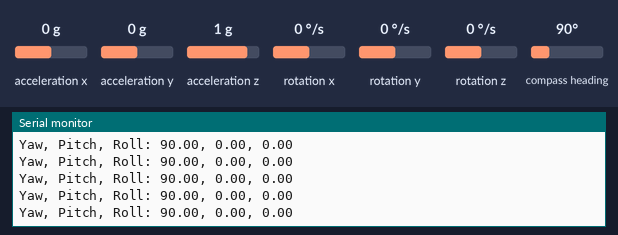
A sketch run on a simulated Arduino Uno, built with avr-gcc and run on an emulated ATmega328P. Parts: the last lines printed to the serial monitor. The test bench sets the inputs (shaded band); at power-on: acceleration x 0 g, rotation x 0 °/s, acceleration y 0 g, acceleration z 1 g, rotation y 0 °/s, compass heading 90°, rotation z 0 °/s.

Above: at 3.2 s.
3.3 s: acceleration x set to -1.4 g
At 4.0 s:
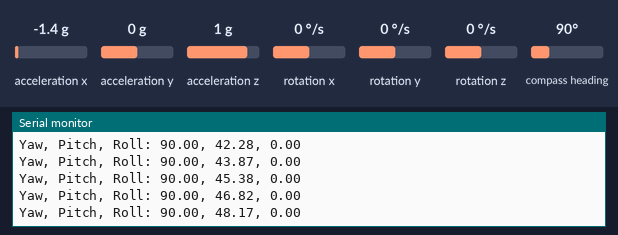
4.8 s: rotation x set to 100 °/s
At 5.6 s:
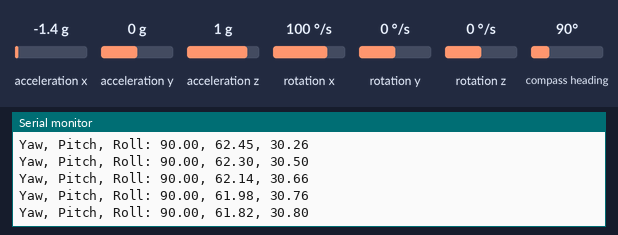
7.8 s: acceleration y set to -1.4 g
At 8.5 s:
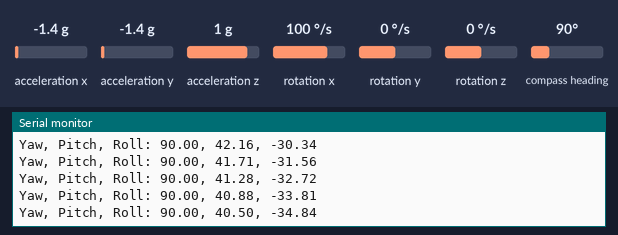
9.3 s: acceleration z set to -1.4 g
At 10.2 s:
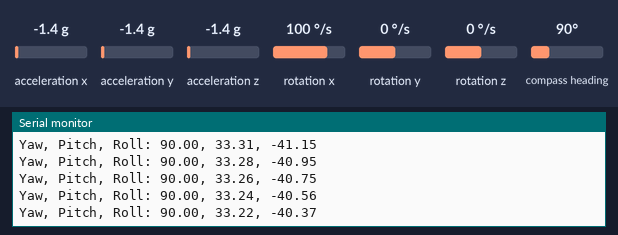
10.8 s: rotation y set to -192 °/s
At 11.3 s:
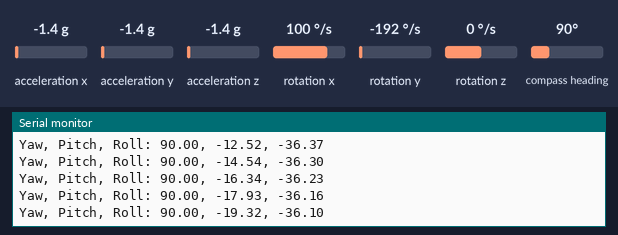
12.3 s: compass heading set to 180°
At 12.9 s:
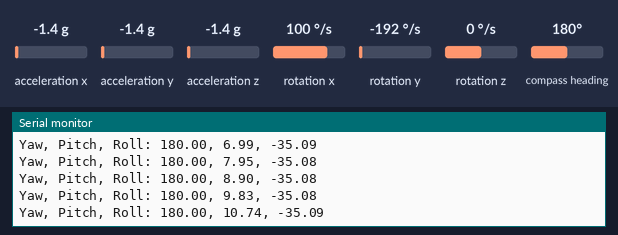
Timing chart, 0 to 15.3 s (numbered marks = the images above; inputs shaded):
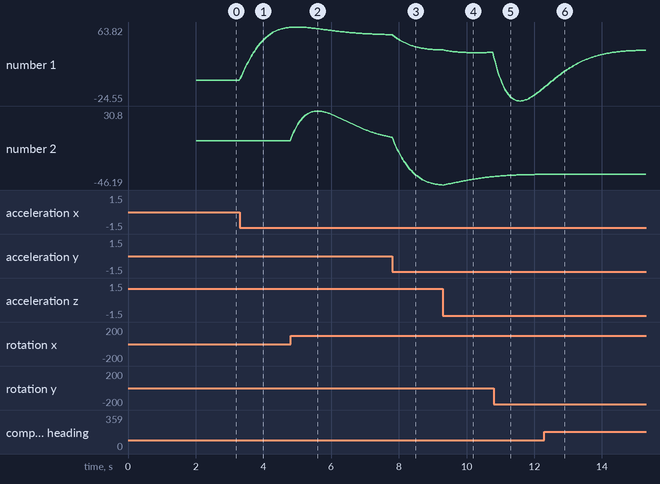

Measured:
- after the input at 3.3 s, the serial monitor: prints a new line at once (image 1)
- plotted number 1: 0 → 63.49 after the input at 3.3 s

The sketch:

mpu.ino
```cpp
#include "MPU9250.h"
#include <Kalman.h>

MPU9250 mpu;

// Kalman filters
Kalman kalmanRoll;
Kalman kalmanPitch;

// Timing
uint32_t prev_ms = 0;
uint32_t kalman_timer = 0;

// Filtered angles
double kalRoll, kalPitch;

void setup() {
    Serial.begin(115200);
    Wire.begin();
    delay(2000);

    if (!mpu.setup(0x68)) {
        while (1) {
            Serial.println("MPU connection failed.");
            delay(5000);
        }
    }

    // Initialize Kalman with current angles
    mpu.update();
    kalmanRoll.setAngle(mpu.getRoll());
    kalmanPitch.setAngle(mpu.getPitch());

    kalman_timer = micros();
}

void loop() {
    if (mpu.update()) {

        // Run at ~40 Hz
        if (millis() > prev_ms + 25) {

            // Time delta
            double dt = (micros() - kalman_timer) / 1000000.0;
            kalman_timer = micros();

            // Raw angles from MPU fusion
            double roll  = mpu.getRoll();
            double pitch = mpu.getPitch();

            // Gyro rates (deg/sec)
            double gyroXrate = mpu.getGyroX();
            double gyroYrate = mpu.getGyroY();

            // Kalman filtering
            kalRoll  = kalmanRoll.getAngle(roll,  gyroXrate, dt);
            kalPitch = kalmanPitch.getAngle(pitch, gyroYrate, dt);

            print_roll_pitch_yaw();

            prev_ms = millis();
        }
    }
}

void print_roll_pitch_yaw() {
    Serial.print("Yaw, Pitch, Roll: ");

    // Yaw = raw (magnetometer-based)
    Serial.print(mpu.getYaw(), 2);
    Serial.print(", ");

    // Kalman filtered
    Serial.print(kalPitch, 2);
    Serial.print(", ");
    Serial.println(kalRoll, 2);
}
```
